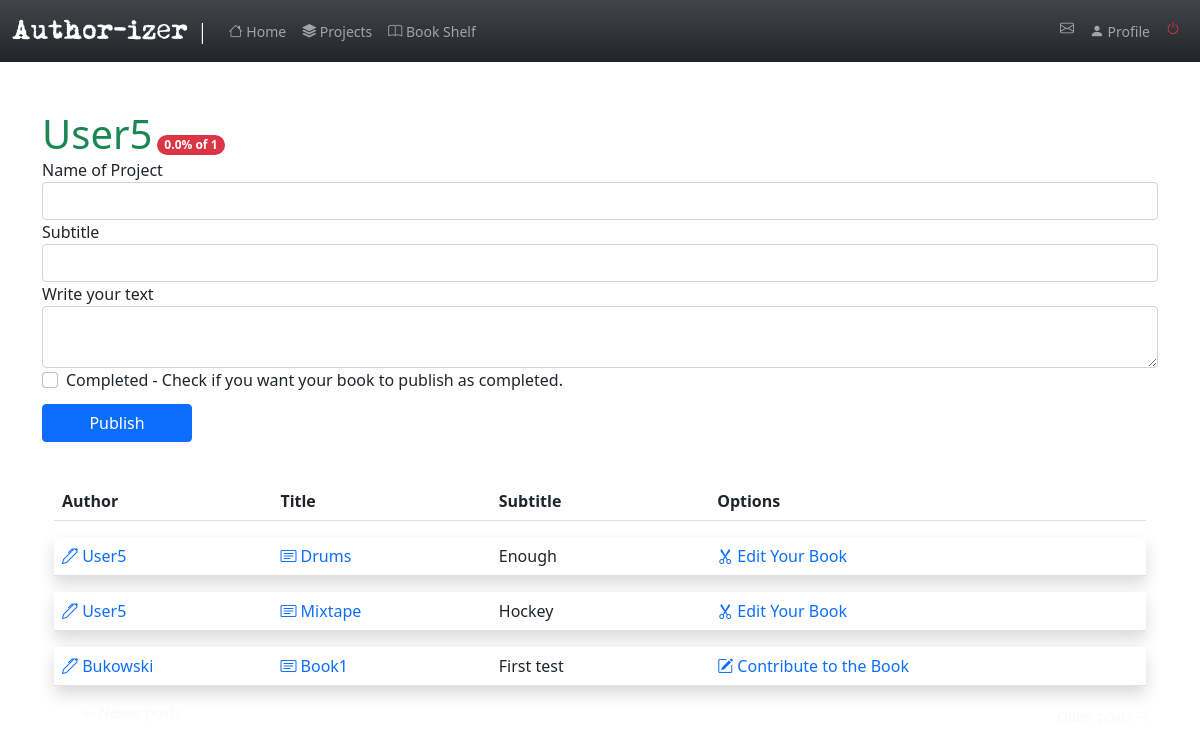
The page /index (signed in) on the database its author committed.
### app/models.py (models this page shows, shortened)
class User(UserMixin, db.Model):
    id = db.Column(db.Integer, primary_key=True )
    username = db.Column(db.String(64), index=True, unique=True)
    email = db.Column(db.String(120), index=True, unique=True)
    password_hash = db.Column(db.String(128))
    posts = db.relationship('Post', backref='author', lazy='dynamic')
    about_me = db.Column(db.String(200))
    last_seen = db.Column(db.DateTime, default=datetime.utcnow)
    followed = db.relationship(
        'User', secondary=followers,
        primaryjoin=(followers.c.follower_id == id),
        secondaryjoin=(followers.c.followed_id == id),
        backref=db.backref('followers', lazy='dynamic'), lazy='dynamic')
    messages_sent = db.relationship('Message',
                                    foreign_keys='Message.sender_id',
                                    backref='author', lazy='dynamic')
    messages_received = db.relationship('Message',
                                        foreign_keys='Message.recipient_id',
                                        backref='recipient', lazy='dynamic')
    last_message_read_time = db.Column(db.DateTime)
    notifications = db.relationship('Notification', backref='user',
                                    lazy='dynamic')
    def followed_posts(self):
        followed = Post.query.join(
            followers, (followers.c.followed_id == Post.user_id)).filter(
                followers.c.follower_id == self.id)
        own = Post.query.filter_by(user_id=self.id)
        return followed.union(own).order_by(Post.timestamp.desc())
    def new_messages(self):
        last_read_time = self.last_message_read_time or datetime(1900, 1, 1)
        return Message.query.filter_by(recipient=self).filter(
            Message.timestamp > last_read_time).count()

class SearchableMixin(object):
    @classmethod
    def before_commit(cls, session):
        session._changes = {
            'add': list(session.new),
            'update': list(session.dirty),
            'delete': list(session.deleted)
        }
    @classmethod
    def after_commit(cls, session):
        for obj in session._changes['add']:
            if isinstance(obj, SearchableMixin):
                add_to_index(obj.__tablename__, obj)
        for obj in session._changes['update']:
            if isinstance(obj, SearchableMixin):
                add_to_index(obj.__tablename__, obj)
        for obj in session._changes['delete']:
            if isinstance(obj, SearchableMixin):
                remove_from_index(obj.__tablename__, obj)
        session._changes = None

class Post(SearchableMixin, db.Model):
    __searchable__ = ['body']
    id = db.Column(db.Integer, primary_key=True)
    body = db.Column(db.Text)
    title= db.Column(db.String(140))
    subtitle=db.Column(db.String(200))
    timestamp = db.Column(db.DateTime, index=True, default=datetime.utcnow)
    user_id = db.Column(db.Integer, db.ForeignKey('user.id', ondelete="CASCADE"))
    contributes = db.relationship('Contribute', backref='contrib', lazy='dynamic')
    completed= db.Column(db.Boolean, default=False)

### app/routes.py (the view, shortened to what this page needs)
@app.route('/', methods=['GET', 'POST'])
@app.route('/index', methods=['GET', 'POST'])
@login_required
def index():
    form = PostForm()
    authorate= user_rating(current_user.username)
    page = request.args.get('page', 1, type=int)
    posts = current_user.followed_posts().paginate(
        page, app.config['POSTS_PER_PAGE'], False)
    next_url = url_for('index', page=posts.next_num) \
        if posts.has_next else None
    prev_url = url_for('index', page=posts.prev_num) \
        if posts.has_prev else None
    return render_template('index.html', title='Home', form=form,
                           posts=posts.items, next_url=next_url,
                           prev_url=prev_url, authorate=authorate, total=total_rating)

### app/forms.py
class SearchForm(FlaskForm):
    q = StringField(('Search'), validators=[DataRequired()])
    def __init__(self, *args, **kwargs):
        if 'formdata' not in kwargs:
            kwargs['formdata'] = request.args
        if 'csrf_enabled' not in kwargs:
            kwargs['csrf_enabled'] = False
        super(SearchForm, self).__init__(*args, **kwargs)

class PostForm(FlaskForm):
    title= StringField('Name of Project', validators=[DataRequired(), Length(min=1, max=140)])
    subtitle= StringField('Subtitle', validators=[Length(min=0, max=200)])
    post = CKEditorField('Write your text', validators=[DataRequired()])
    completed=BooleanField("Completed - Check if you want your book to publish as completed.")
    submit = SubmitField('Publish')

### app/models.py (called while the page is built)
@login.user_loader
def load_user(id):
    return User.query.get(int(id))

### app/rating.py (called while the page is built)
def user_rating(username):
    conts=[]
    contributes=Contribute.query.filter_by(contributor=username).all()
    num=len(contributes)
    for contribute in contributes:
        if contribute.accepted ==1:
            conts.append(contribute)
    acc_len = len(conts)
    if num>0:
        rating=(acc_len*100)/num
        return round(rating,1)
    else:
        return 0

def total_rating(username):
   contributes=Contribute.query.filter_by(contributor=username).all()
   num=len(contributes)
   return num

### app/routes.py (called while the page is built)
@app.before_request
def before_request():
    if current_user.is_authenticated:
        current_user.last_seen = datetime.utcnow()
        db.session.commit()
        g.search_form = SearchForm()

### app/templates/index.html (shortened to what this page needs)
{% extends "base.html" %}
{% import 'bootstrap/form.html' as wtf %}
{% block app_content %}
        <h1 class='text-success d-inline '>{{ current_user.username.capitalize() }}</h1>
        <div class='d-inline col'>
            {%if authorate >=80%}
            <span class='badge bg-success text-wrap rounded-pill '> {{authorate}}% of {{total(username=current_user.username)}}</span>
            {%elif 80>authorate >=50 %}
            <span class='badge bg-warning text-wrap  rounded-pill  '> {{authorate}}% of {{total(username=current_user.username)}}</span>
            {%elif authorate<50 %}
            <span class='badge bg-danger text-wrap rounded-pill '> {{authorate}}% of {{total(username=current_user.username)}} </span>
            {%endif%}
        </div>
    {% if form %}
    {{ wtf.render_form(form) }}
    <br>
    {% endif %}
    <div class='container'>
    <table class="table">
        <thead>
          <tr class='mb-5 bg-body row-cols-5'>
            <th scope="col-sm-2">Author</th>
            <th scope="col-sm-2">Title</th>
            <th scope="col-sm-2">Subtitle</th>
            <th scope="col-sm-2">Options</th>
            <th scope="col-sm-2">  </th>
          </tr>
        </thead>
    </table>
    </div>
    {% for post in posts %}
        {%if post.completed!=1 %}
        {% include '_post.html' %}
        {%endif%}
    {% endfor %}
    <nav aria-label="...">
        <ul class="pager">
            {% if not prev_url %}
            <li class='btn-sm rounded-pill btn-outline-light d-inline'>
                <a type="button" class="btn-outline-light text-decoration-none" href="{{ prev_url or '#' }}">
                    <span aria-hidden="true">&larr;</span> Newer posts
                </a>
            </li>
            {%elif prev_url%}
            <li class="btn-sm rounded-pill btn-secondary d-inline">
                <a type="button" class="btn-outline-light text-decoration-none" href="{{ prev_url or '#' }}">
                    <span aria-hidden="true">&larr;</span> Newer posts
                </a>
            </li>
            {% endif %}
            {% if not next_url %}
            <li  class='btn-sm rounded-pill btn-outline-light d-inline float-end' >
                <a type="button" class="btn-outline-light text-decoration-none " href="{{ next_url or '#' }}">
                    Older posts <span aria-hidden="true">&rarr;</span>
                </a>
            </li>
            {%elif next_url%}
            <li  class="btn-sm rounded-pill btn-secondary d-inline float-end ">
                <a type="button" class="btn-outline-light text-decoration-none " href="{{ next_url or '#' }}">
                    Older posts <span aria-hidden="true">&rarr;</span>
                </a>
            </li>
            {% endif %}
        </ul>
    </nav>
{% endblock %}

### app/templates/_post.html (shortened to what this page needs)
<div class="container mt-3 ">
<table class="table table-hover ">
    <tr class=' shadow p-3 mb-5 bg-body '>
        <td class=" col-sm-2  ">
            <a class= "text-decoration-none" href="{{ url_for('user', username=post.author.username) }}">
                <span>{{ render_icon('pen') }}</span>
                {{ post.author.username.capitalize() }}
            </a>
        </td>
        <td class="col-sm-2">
            <a class= "text-decoration-none" href="{{ url_for('read_post', id=post.id) }}">
                <span>{{ render_icon('card-text') }}</span>
            {{ post.title.capitalize() }}
            </a>
        </td>
        <td class="col-sm-2 ">
            {{ post.subtitle.capitalize() }}
        </td>
        <td class="col-sm-2">
            {%if post.author.username != current_user.username and not post.completed%}
                <a class= "text-decoration-none" href="{{ url_for('contribute', id=post.id)}}"><span>{{ render_icon('pencil-square') }}</span> Contribute to the Book </a>
            {%elif not post.completed %}
                <a class= "text-decoration-none" href="{{url_for('edit_post' , id=post.id)}}"><span>{{ render_icon('scissors') }}</span> Edit Your Book</a>
            {%endif %}
        </td>
        <td class="col-sm-2 ">
        </td>
    </tr>
</table>
</div>

### app/static/style.css (style rules this page uses)
.btn { margin-top: 10px; width:150px; }

### rows shown on the page
User: username "User5", username "1"
Post: author.username "User5", title "Drums", subtitle "Enough"
Post: author.username "User5", title "Mixtape", subtitle "Hockey"
Post: author.username "Bukowski", title "Book1", subtitle "First test"

### other values the page prints
{{ authorate }} "0.0"
